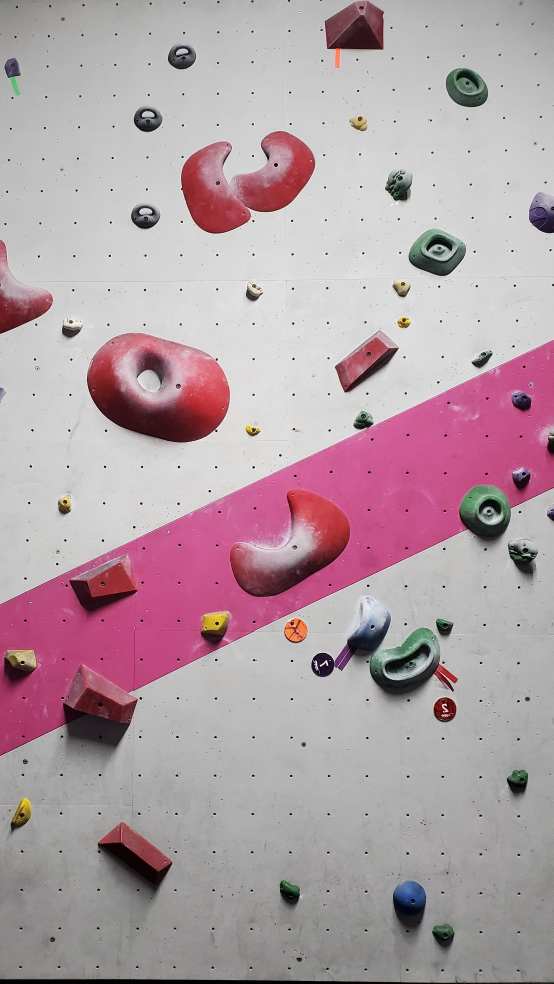
#> input picture slidingWindow/TestImages/test1.jpg, 2213 x 3933 px (shown at 1/4 size)
$ python visualise_HOGdescriptors.py
#> lines starting #> are read from the running program, lines starting #| are printed output that depends on the picture

import matplotlib.pyplot as plt
from skimage import io
from skimage.feature import hog
from skimage import data, color, exposure
from PIL import Image

img = io.imread(r"TestImages/test1.jpg")
#> img is the input picture: shape (3933, 2213, 3); mean R, G, B 178.7, 159.2, 165.8

image = color.rgb2gray(img)
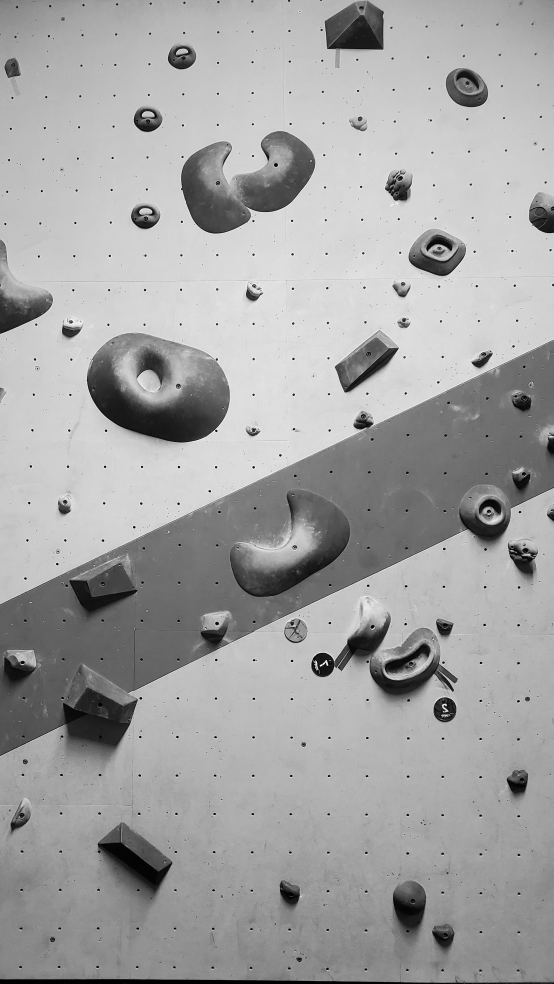
#> image: shape (3933, 2213) float64 (shown at 1/4 size); min 0, max 1, mean 0.642

fd, hog_image = hog(image, orientations=8, pixels_per_cell=(16, 16), cells_per_block=(1, 1), visualize=True)
#fd, hog_image = hog(image, orientations=9, pixels_per_cell=(8, 8), cells_per_block=(2, 2), visualize=True)

fig, (ax1, ax2) = plt.subplots(1, 2, figsize=(8, 4), sharex=True, sharey=True)

ax1.axis('off')
ax1.imshow(image, cmap=plt.cm.gray)
ax1.set_title('Input image')
ax1.set_adjustable('box')

# Rescale histogram for better display
hog_image_rescaled = exposure.rescale_intensity(hog_image, in_range=(0, 0.02))
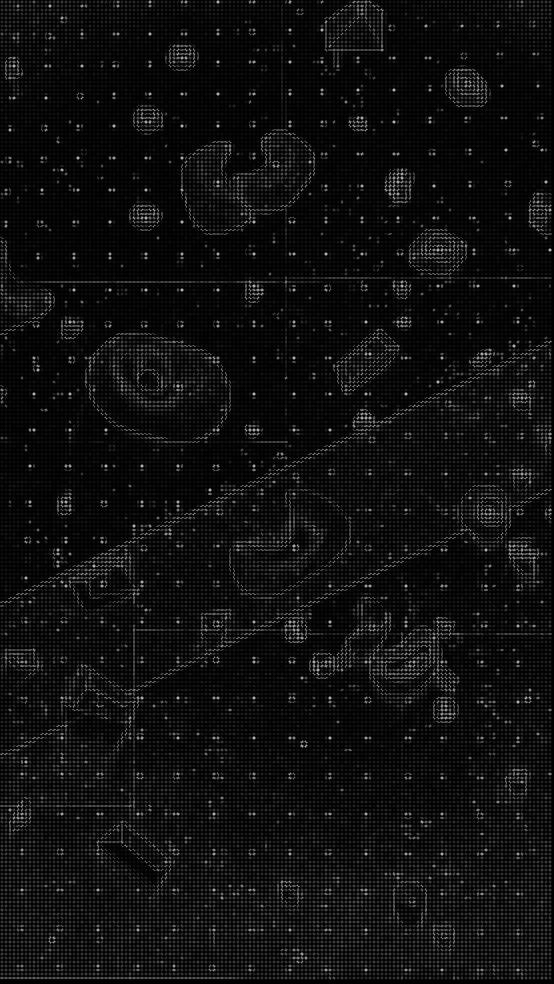
#> hog_image_rescaled: shape (3933, 2213) float64 (shown at 1/4 size); min 0, max 1, mean 0.062

ax2.axis('off')
ax2.imshow(hog_image_rescaled, cmap=plt.cm.gray)
ax2.set_title('Histogram of Oriented Gradients')
ax1.set_adjustable('box')
plt.show()
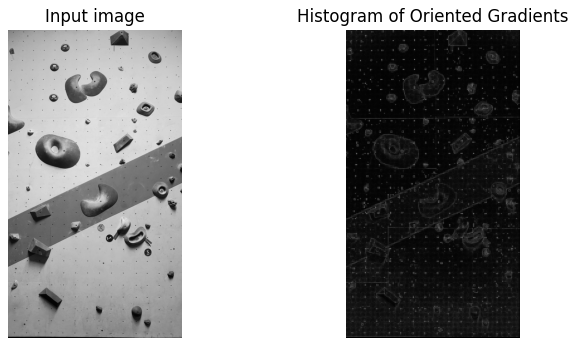
#> figure drawn by matplotlib, 2 panels

$ run again, with slidingWindow/TestImages/test3.jpg copied over slidingWindow/TestImages/test1.jpg
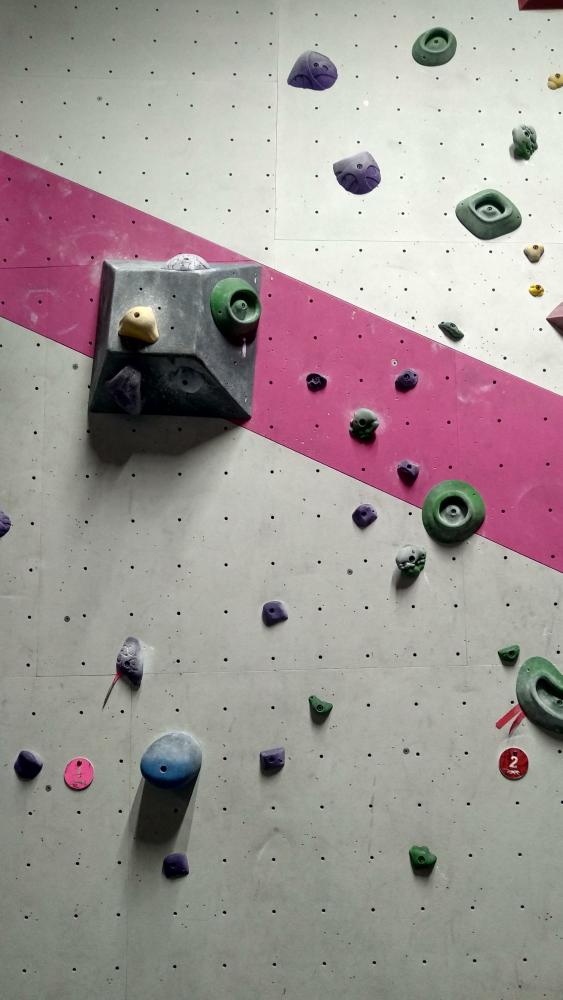
#> input picture slidingWindow/TestImages/test3.jpg, 2249 x 4000 px (shown at 1/4 size)
#> img is the input picture: shape (4000, 2249, 3); mean R, G, B 160.3, 150.6, 148.8
#> `hog_image_rescaled = exposure.rescale_intensity(hog_image, in_range=(0..`:
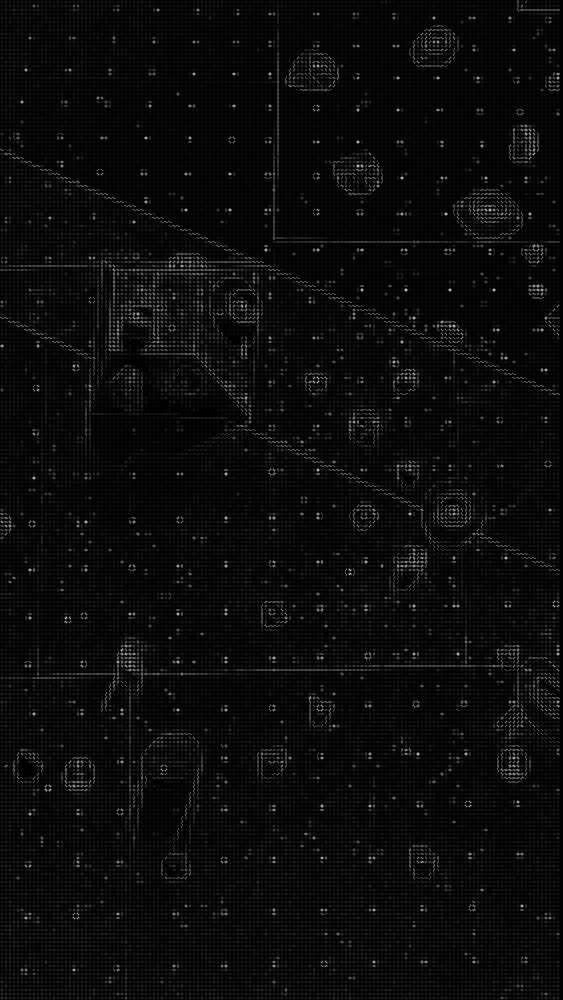
#> hog_image_rescaled: shape (4000, 2249) float64 (shown at 1/4 size); min 0, max 1, mean 0.0418
#> `plt.show()`:
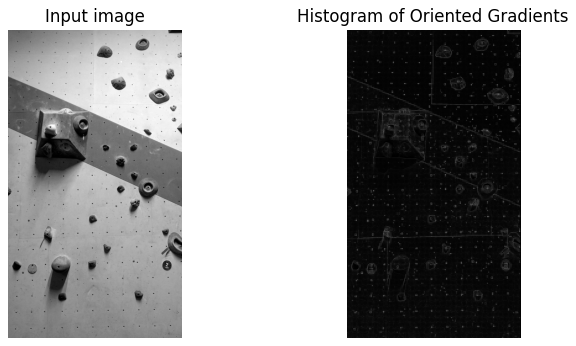
#> figure drawn by matplotlib, 2 panels
